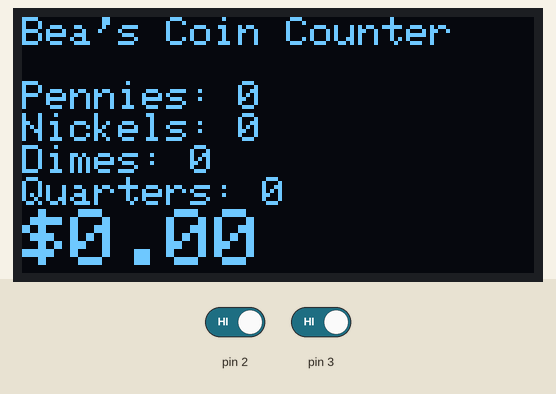
The sketch below on a simulated Arduino Uno, built with avr-gcc and run on an emulated ATmega328P. Parts: 128×64 one-colour display. Inputs (shaded band) come from the test bench; at power-on: pin 2 HIGH, pin 3 HIGH.

Above: at 3.2 s.
3.3 s: pin 2 driven LOW
At 5.4 s:
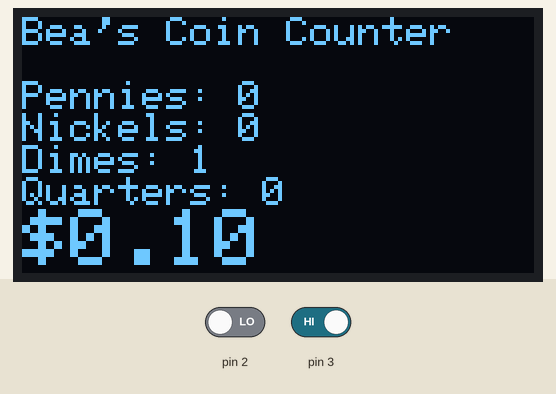
6.1 s: pin 2 driven HIGH
8.2 s: pin 3 driven LOW
At 9.22 s:
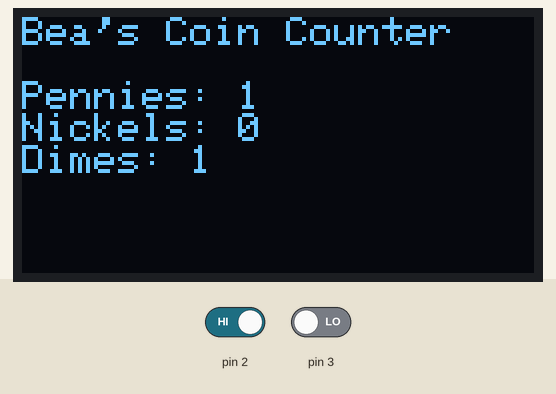
10.6 s: pin 3 driven HIGH
12.8 s: pin 2 driven LOW
At 13.74 s:
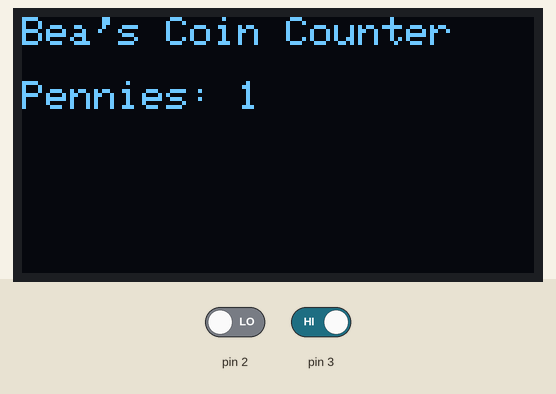
Timing chart, 0 to 15.8 s (numbered marks = the images above; inputs shaded):
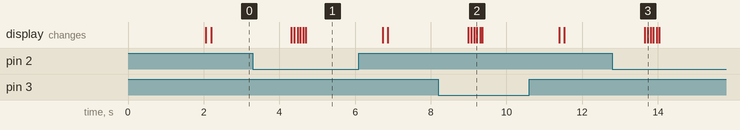

The sketch:

finalproj2.ino
```cpp
// OLED libraries
#include <Wire.h>
#include <Adafruit_GFX.h>
#include <Adafruit_SSD1306.h>

#define SCREEN_WIDTH 128 // OLED display width, in pixels
#define SCREEN_HEIGHT 64 // OLED display height, in pixels

// Declaration for an SSD1306 display connected to I2C (SDA, SCL pins)
// SDA 20, SDA 21
Adafruit_SSD1306 display(SCREEN_WIDTH, SCREEN_HEIGHT, &Wire, -1);

// coin amounts
int dimes = 0;
int pennies = 0;
int nickels = 0;
int quarters = 0;
// interrupt variables (using millis())
volatile unsigned long int trigger = 0; // time when triggered
volatile unsigned long int pressed = 0; // time since triggered

void setup() {
  // interrupt for each IR sensor, read when low
  attachInterrupt(digitalPinToInterrupt(2),UpDime,LOW); // dimes
  attachInterrupt(digitalPinToInterrupt(3),UpPen,LOW); // pennies
  attachInterrupt(digitalPinToInterrupt(18),UpNick,LOW); // nickels
  attachInterrupt(digitalPinToInterrupt(19),UpQuart,LOW); // quarters

  Serial.begin(9600); // sync baud rate

  // INITIALIZE OLED DISPLAY
  if(!display.begin(SSD1306_SWITCHCAPVCC, 0x3C)) { // Address 0x3D for 128x64
    Serial.println(F("SSD1306 allocation failed")); // print if can't connect to oled
    for(;;);
  }
  delay(2000); // time to initialize
  display.setTextColor(WHITE);
}

void loop() {
  // Format OLED display
  /*Bea's Coin Counter
   * Pennies: 0
   * Nickels: 0
   * Dimes: 0
   * Quarters: 0
   * $0.00
   */
  // TITLE
  display.clearDisplay();
  display.setTextSize(1);
  display.setCursor(0, 0);
  display.println("Bea's Coin Counter");
  display.display();

  // COIN COUNTS
  // PENNIES
  display.setCursor(0, 16); // move down 16 pixels
  display.print("Pennies: ");
  display.println(pennies);
  display.display();
  // NICKELS
  display.setCursor(0, 24);  // move down 24 pixels
  display.print("Nickels: ");
  display.println(nickels);
  display.display();
  // DIMES
  display.setCursor(0, 32);  // move down 32 pixels
  display.print("Dimes: ");
  display.println(dimes);
  display.display();
  // QUARTERS
  display.setCursor(0, 40);  // move down 40 pixels
  display.print("Quarters: ");
  display.println(quarters);
  display.display();
  // TOTAL IN DOLLARS
  display.setTextSize(2); // bigger text size
  display.setCursor(0, 48);  // move down 48 pixels
  display.print("$");
  // calculating total, outputs float
  display.println((quarters * 0.25) + (dimes * .10) + (nickels * 0.05) + (pennies*0.01));
  display.display();
  // print every 3 secs
  delay(2000);
}

// ISR's
// inc. dime count
void UpDime() {
 trigger = millis();
 // only count if signal is long enough
 if ((trigger - pressed) > 250){
  dimes++;
 }
 pressed = trigger; // update time since triggered
}
// inc. penny count
void UpPen() {
  trigger = millis();
  // only count if signal is long enough
 if ((trigger - pressed) > 250){
  pennies++;
 }
 pressed = trigger; // update time since triggered
}
// inc. nickel count
void UpNick() {
  trigger = millis();
  // only count if signal is long enough
 if ((trigger - pressed) > 250){
  nickels++;
 }
 pressed = trigger; // update time since triggered
}
// inc. quarter count
void UpQuart() {
  trigger = millis();
  // only count if signal is long enough
 if ((trigger - pressed) > 250){
  quarters++;
 }
 pressed = trigger; // update time since triggered
}
```
